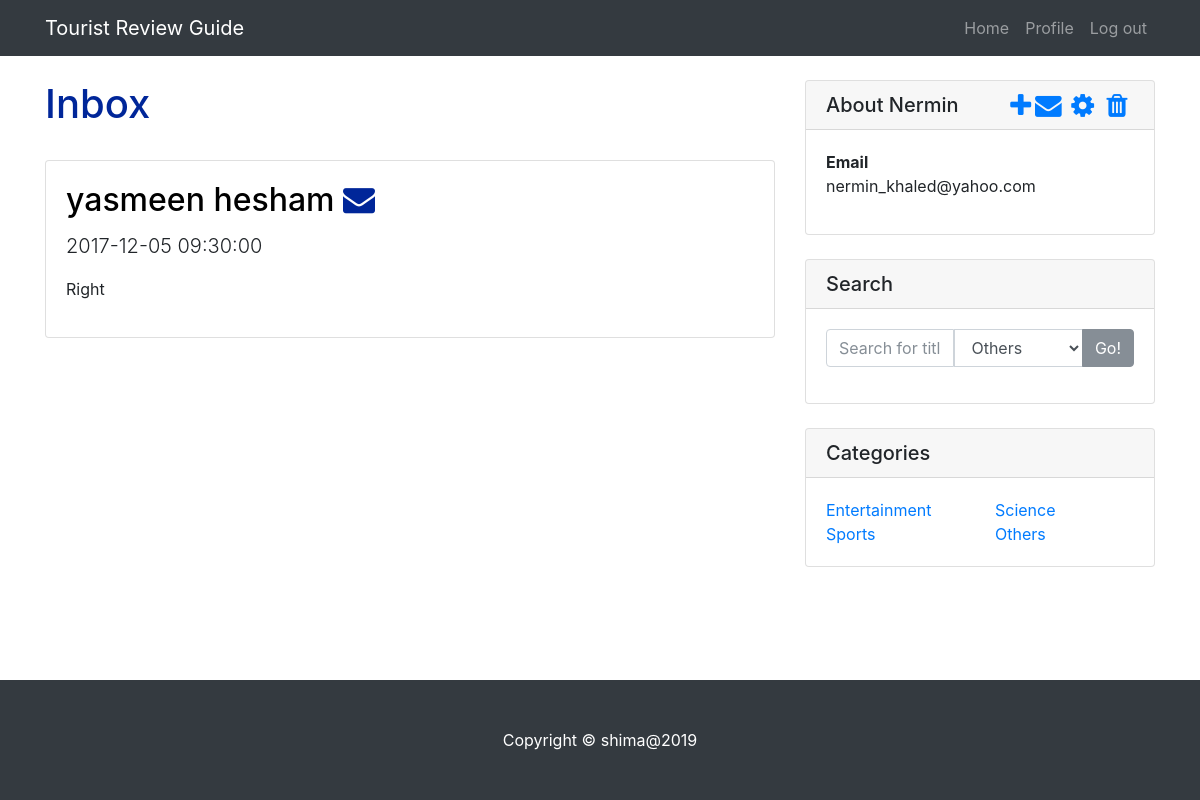
/blog/usermsg.php (signed in), run on the app's committed database.
### tables this page shows
CREATE TABLE `user` (
  `ID` int(11) NOT NULL,
  `Fname` varchar(50) NOT NULL,
  `Lname` varchar(50) DEFAULT NULL,
  `Password` varchar(100) NOT NULL,
  `Email` varchar(100) NOT NULL
);

CREATE TABLE `messages` (
  `ID` int(11) NOT NULL,
  `Msg` varchar(255) NOT NULL,
  `Date_Time` datetime NOT NULL,
  `Sender_ID` int(11) NOT NULL,
  `Receiver_ID` int(11) NOT NULL
);

### blog/assets/classes/user.php (called while the page is built, shortened)
<?php
class user
{
 private $connection;
    function __construct ($c){
        $this->connection=$c;
    }
    public function getUserInfo($id){
        $query="select * from user where ID= '{$id}' ";
        $result=mysqli_query($this->connection , $query);
        if(!$result){
            return -1;
        }
        else{
            return $result;
        }
    }
    public function Inbox($user_id) {
	$sql = "select * from messages where Receiver_ID='$user_id' ORDER BY Date_time DESC";
	$result = mysqli_query($this->connection , $sql);
	 if($result){
           return $result;
        }else {
            return -1;
        }
    }
}

### blog/usermsg.php (the view, shortened to what this page needs)
<?php
require_once ("assets/layouts/header.php");
require_once("assets/db_connection.php");
require_once ("assets/classes/user.php");
require_once ("assets/classes/post.php");
$user=new user($connection);
$resultInfo=$user->getUserInfo($_SESSION["id"]);
$dataInfo=mysqli_fetch_assoc($resultInfo);
$msgInfo = $user->Inbox($_SESSION["id"]);
$msgData=mysqli_fetch_assoc($msgInfo);
$senderInfo=$user->getUserInfo($msgData["Sender_ID"]);
$senderData=mysqli_fetch_assoc($senderInfo);
?>
    <div class="container">
      <div class="row">
        <div class="col-md-8">
           <h1 class="mt-4"style="text-transform: capitalize; color:#002699;">Inbox</h1>
          <br>
          <div class="card mb-4">
            <div class="card-body">
              <h2 class="card-title" style="text-decoration: none; color:#000;"><?php echo $senderData["Fname"]." ".$senderData["Lname"]; ?>
              <?php $msgto = "sendMsg.php?user_id=".$senderData["ID"]; ?>
              <a href="<?php echo $msgto;?>" style="text-decoration: none; color:#002699;<?php echo $displaymsg; ?>">
                 <i class="fa fa-envelope" aria-hidden="true" title="Send Message"></i></a>
              </h2>
              <p class="lead"><?php echo $msgData["Date_Time"];?></p>
              <p><?php echo $msgData["Msg"];?></p>
            </div>
          </div>
        </div>
        <div class="col-md-4">
          <div class="card my-4">
            <h5 class="card-header" style="text-transform: capitalize;"><?php echo "about ".$dataInfo["Fname"];?>
            <a href="deleteProfile.php" style="text-decoration: none; float:right;<?php echo $display; ?>"><i class="fa fa-trash fa-fw fa-lg" title="Delete Profile"></i></a>
            <a href="editProfile.php" style="text-decoration: none; float:right;<?php echo $display; ?>"><i class="fa fa-cog fa-fw fa-lg" title="Edit Profile"></i></a>
            <a href="<?php echo $inbox; ?>" style="text-decoration: none; float:right;<?php echo $display; ?>"><i class="fa fa-envelope fa-fw fa-lg" title="Inbox"></i></a>
            <a href="addPost.php" style="text-decoration: none; float:right;<?php echo $display; ?>"><i class="fa fa-plus fa-lg" aria-hidden="true" title="Add Post"></i></a>
            </h5>
            <div class="card-body">
             <dl>
               <dt>Email</dt>
               <dd><?php echo $dataInfo["Email"];?></dd>
             </dl>
            </div>
          </div>
          <?php
             require_once("assets/layouts/search.php");
            require_once("assets/layouts/categories.php");
         ?>
        </div>
        </div>
    </div>
       <?php
require_once("assets/layouts/footer.php");
?>

### blog/css/blog-home.css (style rules this page uses)
body { padding-top: 54px; }
@media (min-width: 992px) { body { padding-top: 56px; } }

### data on the page
user: Fname "yasmeen", Lname "hesham"
messages: Date_Time "2017-12-05 09:30:00", Msg "Right"
user: Fname "Nermin", Email "nermin_khaled@yahoo.com"

### other printed values
$pro "Profile"
$parameter "Log out"
